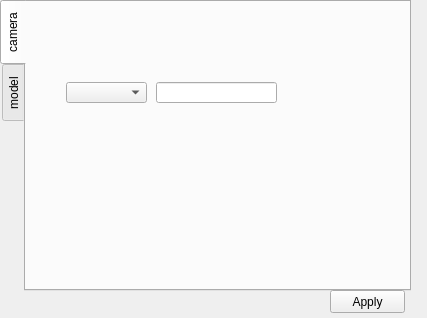
<?xml version="1.0" encoding="UTF-8"?>
<ui version="4.0">
 <class>System_config</class>
 <widget class="QWidget" name="System_config">
  <property name="geometry">
   <rect>
    <x>0</x>
    <y>0</y>
    <width>427</width>
    <height>318</height>
   </rect>
  </property>
  <property name="windowTitle">
   <string>System_config</string>
  </property>
  <widget class="QTabWidget" name="tabWidget_config">
   <property name="geometry">
    <rect>
     <x>0</x>
     <y>0</y>
     <width>411</width>
     <height>291</height>
    </rect>
   </property>
   <property name="tabletTracking">
    <bool>false</bool>
   </property>
   <property name="focusPolicy">
    <enum>Qt::TabFocus</enum>
   </property>
   <property name="contextMenuPolicy">
    <enum>Qt::DefaultContextMenu</enum>
   </property>
   <property name="tabPosition">
    <enum>QTabWidget::West</enum>
   </property>
   <property name="tabShape">
    <enum>QTabWidget::Rounded</enum>
   </property>
   <property name="currentIndex">
    <number>0</number>
   </property>
   <property name="tabBarAutoHide">
    <bool>false</bool>
   </property>
   <widget class="QWidget" name="camera_config">
    <attribute name="title">
     <string>camera</string>
    </attribute>
    <widget class="QComboBox" name="Camera_parameter">
     <property name="geometry">
      <rect>
       <x>40</x>
       <y>80</y>
       <width>81</width>
       <height>21</height>
      </rect>
     </property>
     <property name="toolTipDuration">
      <number>-1</number>
     </property>
     <property name="placeholderText">
      <string/>
     </property>
    </widget>
    <widget class="QLineEdit" name="Camera_parameter_value">
     <property name="geometry">
      <rect>
       <x>130</x>
       <y>80</y>
       <width>121</width>
       <height>21</height>
      </rect>
     </property>
    </widget>
   </widget>
   <widget class="QWidget" name="model_config">
    <attribute name="title">
     <string>model</string>
    </attribute>
    <layout class="QGridLayout" name="gridLayout">
     <item row="2" column="3">
      <widget class="QLineEdit" name="lineEdit_position_accuracy"/>
     </item>
     <item row="2" column="4">
      <layout class="QHBoxLayout" name="horizontalLayout_3"/>
     </item>
     <item row="4" column="2">
      <layout class="QHBoxLayout" name="horizontalLayout_10"/>
     </item>
     <item row="3" column="3">
      <widget class="QLineEdit" name="lineEdit_size_accuracy"/>
     </item>
     <item row="1" column="4">
      <layout class="QHBoxLayout" name="horizontalLayout_2"/>
     </item>
     <item row="2" column="1">
      <widget class="QLabel" name="label_3">
       <property name="text">
        <string>position accuracy</string>
       </property>
      </widget>
     </item>
     <item row="3" column="4">
      <layout class="QHBoxLayout" name="horizontalLayout_4"/>
     </item>
     <item row="1" column="3">
      <widget class="QLineEdit" name="lineEdit_max_position"/>
     </item>
     <item row="4" column="4">
      <layout class="QHBoxLayout" name="horizontalLayout_5"/>
     </item>
     <item row="0" column="2">
      <layout class="QHBoxLayout" name="horizontalLayout_6"/>
     </item>
     <item row="1" column="1">
      <widget class="QLabel" name="label_2">
       <property name="text">
        <string>max position</string>
       </property>
      </widget>
     </item>
     <item row="4" column="3">
      <widget class="QLineEdit" name="lineEdit_scaling_factor"/>
     </item>
     <item row="2" column="2">
      <layout class="QHBoxLayout" name="horizontalLayout_8"/>
     </item>
     <item row="0" column="1">
      <widget class="QLabel" name="label">
       <property name="text">
        <string>initial position</string>
       </property>
      </widget>
     </item>
     <item row="3" column="1">
      <widget class="QLabel" name="label_4">
       <property name="text">
        <string>size accuracy</string>
       </property>
      </widget>
     </item>
     <item row="0" column="4">
      <layout class="QHBoxLayout" name="horizontalLayout"/>
     </item>
     <item row="4" column="1">
      <widget class="QLabel" name="label_5">
       <property name="text">
        <string>scaling factor</string>
       </property>
      </widget>
     </item>
     <item row="0" column="3">
      <widget class="QLineEdit" name="lineEdit_initial_position"/>
     </item>
     <item row="3" column="2">
      <layout class="QHBoxLayout" name="horizontalLayout_9"/>
     </item>
     <item row="1" column="2">
      <layout class="QHBoxLayout" name="horizontalLayout_7"/>
     </item>
     <item row="0" column="0">
      <layout class="QHBoxLayout" name="horizontalLayout_11"/>
     </item>
     <item row="1" column="0">
      <layout class="QHBoxLayout" name="horizontalLayout_12"/>
     </item>
     <item row="2" column="0">
      <layout class="QHBoxLayout" name="horizontalLayout_13"/>
     </item>
     <item row="3" column="0">
      <layout class="QHBoxLayout" name="horizontalLayout_14"/>
     </item>
     <item row="4" column="0">
      <layout class="QHBoxLayout" name="horizontalLayout_15"/>
     </item>
    </layout>
   </widget>
  </widget>
  <widget class="QPushButton" name="Btn_apply">
   <property name="geometry">
    <rect>
     <x>330</x>
     <y>290</y>
     <width>75</width>
     <height>23</height>
    </rect>
   </property>
   <property name="text">
    <string>Apply</string>
   </property>
  </widget>
 </widget>
 <resources/>
 <connections/>
</ui>
